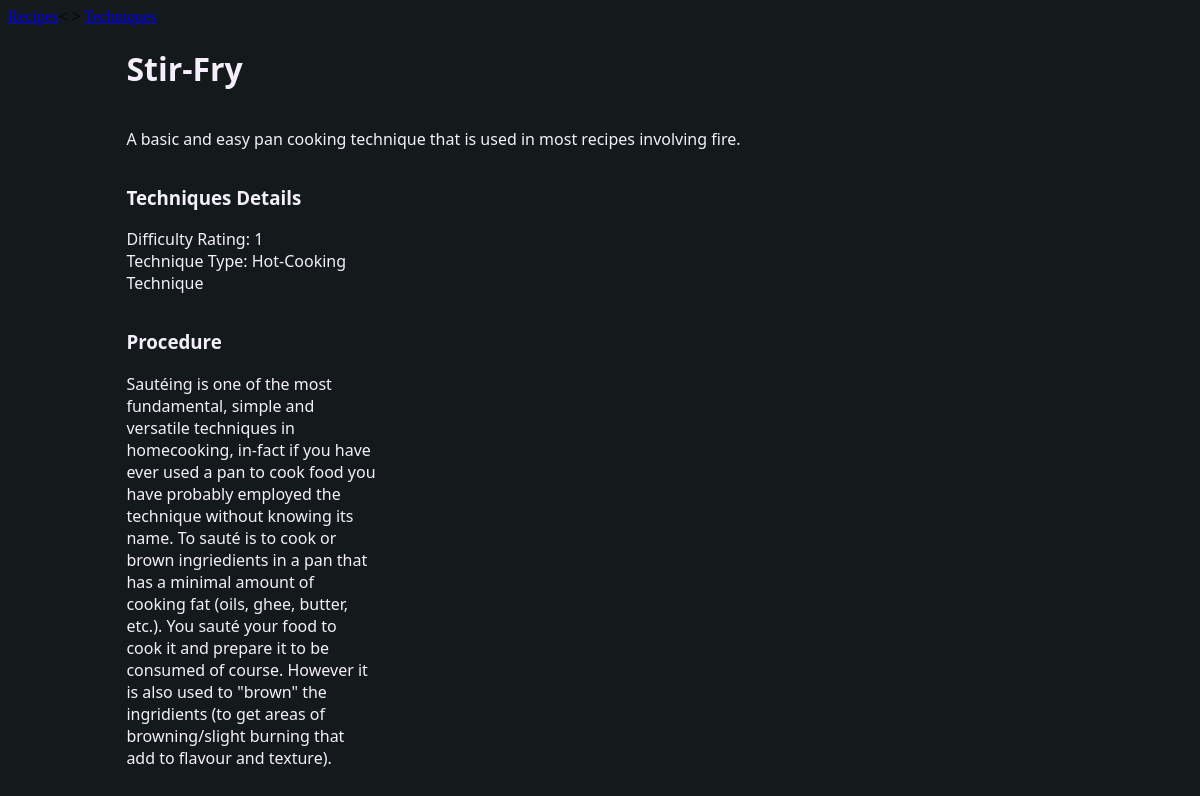
Page /page/technique?id=4 on the committed database.
### tables this page shows
CREATE TABLE technique(
    tid INTEGER PRIMARY KEY,
    technique_name TEXT,
    ttype TEXT,
    difficulty INTEGER,
    body TEXT,
    theory TEXT
);

### src/mainpages.py (the view)
@bp.route('/technique', methods=('GET', 'POST'))
def techniquepage():
    try:
        rid = session.get('last-recipie')
    except KeyError:
        rid = None
    tid = request.args.get('id', type=str)
    if request.method == 'GET':
        db = get_db()
        if rid:
            techniques = db.execute(
                '''SELECT technique_name, t.tid FROM
                recipie r INNER JOIN recipie_technique rt ON r.rid = rt.rid
                INNER JOIN technique t on rt.tid = t.tid
                WHERE r.rid = ? AND t.tid != ?''',
            (rid, tid)
            ).fetchall()
        else:
            techniques = None
        technique = db.execute(
            'SELECT technique_name, ttype, difficulty, body, theory FROM technique t WHERE t.tid = ?', (tid)
        ).fetchone()
        ingredients = db.execute(
            '''SELECT name, quantity, t.tid FROM
            technique t INNER JOIN ingredient_technique it ON t.tid = it.tid
            INNER JOIN ingredient i on it.iid = i.iid
            WHERE t.tid = ?''',
            (tid)
        ).fetchall()
        return render_template('techniquepage.html', technique=technique, ingredients=ingredients, rid=rid, techniques=techniques)

### src/auth.py (called while the page is built)
@bp.before_app_request
def load_user():
    user_id = session.get('user-id')
    if not user_id:
        g.user = None
    else:
        g.user = get_db().execute('SELECT * FROM user WHERE uid = ?', (int(user_id), )).fetchone()

### src/db.py (called while the page is built)
def get_db():
    if 'db' not in g:
        g.db = sqlite3.connect(
            current_app.config['DATABASE'],
            detect_types=sqlite3.PARSE_DECLTYPES
        )
    g.db.row_factory = sqlite3.Row
    return g.db

### src/templates/techniquepage.html (shortened to what this page needs)
<!doctype html>
<html>
<head>
<link href="{{ url_for('static', filename='recipie.css') }}" rel="stylesheet" type="text/css">
</head>
<body>
<div class="full_wrapper">
  <div class="Container">
    <div class="Title">
      <h1>{{ technique['technique_name'] }}</h1>
      </div>
    <div class="summary-block">
      <p class="summary-text">{{ technique['theory'] }}</p>
      </div>
    <div class="properties_wrapper">
		<div class="Column1">
      <div class="Recipe-info">
        <ul class="R-Info-List" >
          <dt><h3>Techniques Details</h3></dt>
          <li  class="difficulty">Difficulty Rating: {{ technique['difficulty'] }}</li>
          <li  class="ttype">Technique Type: {{ technique['ttype'] }}</li>
          </ul>
        </div>
	<div class="Procedure-Block">
	  <p><h3>Procedure</h3></p>
	  <p class="procedure_writeout">
		{{ technique['body'] }}
	</p>
	  </div>
		</div>
  </div>
</div>
	<div class="Navbar_Wrap">
		<a href="{{ url_for('mainpages.recipies') }}">Recipes</a><&nbsp>
		<a href="{{ url_for('mainpages.techniques') }}">Techniques</a>
	</div>
</div>
</body>

### src/static/recipie.css (style rules this page uses)
.Title { flex-direction: column; }
.Container { display: flex; flex-direction: column; padding-left: 10%; padding-right: 10%; }
.properties_wrapper .Recipe-info .R-Info-List { padding-left: 0; }
.Container .summary-block { flex-flow: column wrap; }
.Container .properties_wrapper { flex-direction: row; display: flex; align-items: flex-start; justify-content: space-between; width: 700px; }
h3, li, p, h1, strong { color: #F5EFFD; font-family: Segoe, "Segoe UI", "DejaVu Sans", "Trebuchet MS", Verdana, "sans-serif"; }
ul { list-style: none; padding-left: 0; }
.properties_wrapper .Column1 .Procedure-Block { max-width: 250px; }
.full_wrapper { display: flex; flex-direction: column-reverse; }
.Container .properties_wrapper .Column1 { width: 250px; display: flex; flex-grow: 0; }
.full_wrapper .Container .Title { width: 75%; }
.Container .properties_wrapper .Column1 { display: flex; flex-direction: column; }
p.procedure_writeout { max-width: 250px; word-wrap: break-word; }
body { background-color: #141A1B; }

### rows in the picture
technique: technique_name "Stir-Fry", theory "A basic and easy pan cooking technique that is used in most recipes involving fire.", difficulty "1", ttype "Hot-Cooking Technique", body "Sautéing is one of the most fundamental, simple and versatile techniques in homecooking, in-fact if you have ever used a pan to cook food you have probably employed the technique without knowing its name. To sauté is to cook or brown ingriedients in a pan that has a minimal amount of cooking fat (oils, ghee, butter, etc.). You sauté your food to cook it and prepare it to be consumed of course. However it is also used to \"brown\" the ingridients (to get areas of browning/slight burning that add to flavour and texture)."
